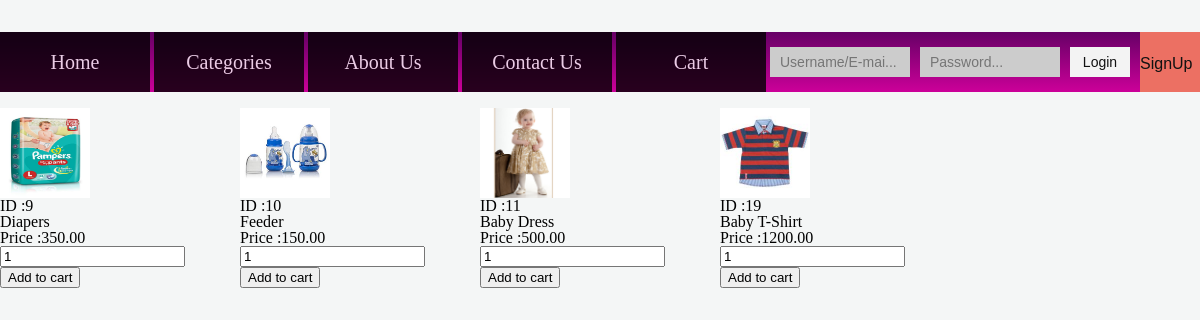
Screenshot of /buybuzz/cata_kids.php with the database file from the repository.
### tables this page shows
CREATE TABLE `products` (
  `p_id` int(11) NOT NULL,
  `p_name` varchar(100) NOT NULL,
  `p_price` decimal(6,2) DEFAULT NULL,
  `p_img` varchar(500) DEFAULT NULL,
  `p_quantity` int(3) DEFAULT NULL,
  `cate_id` varchar(3) DEFAULT NULL
);

### buybuzz/cata_kids.php (the view, shortened to what this page needs)
<?php
 require 'header.php';
?>
<?php
 $sql2 = "SELECT* from products where cate_id='3' order by p_id asc";
 $result2 = mysqli_query($connection, $sql2);
 $resultCheck2 = mysqli_num_rows($result2);
 ?>
<?php
for($i=1;$i<=$resultCheck2;$i++)
{
    $row1= mysqli_fetch_assoc($result2);
?>
			<div class="column">
				<br height="2px">
				<form method="post" action="cata_kids.php?action=add&id=<?php echo $row1['p_id'] ?>">
					<img height="90" width="90" src="img/<?php echo $row1['p_img']?>" title="<?php echo $row1['p_name']?>">
					<br><?php echo 'ID :'; echo $row1['p_id']?>
					<br><?php echo $row1['p_name']?>
					<br><?php echo 'Price :'; echo $row1['p_price']?>
					<br><input type="text" name="quantity" value="1" />
					<br>
					<input type="submit" name="add_to_cart" value="Add to cart" />
				</form>
					<br><br>
			</div>
<?php
}
?>

### buybuzz/style.css (style rules this page uses)
html, body, div, span, object, iframe, h1, h2, h3, h4, h5, h6, p, blockquote, pre, abbr, address, cite, code, del, dfn, em, img, ins, kbd, q, samp, small, strong, sub, sup, var, b, i, dl, dt, dd, ol, ul, li, fieldset, form, label, legend, table, caption, tbody, tfoot, thead, tr, th, td, article, aside, canvas, details, figcaption, figure, footer, header, hgroup, menu, nav, section, summary, time, mark, audio, video { margin:0; padding:0; border:0; outline:0; font-size:100%; vertical-align:baseline; background:transparent; }
body { line-height:1; }
html, body { height: 100%; width: 100%; }
input, select { vertical-align:middle; }
body { background-color: #F4F6F6; }
.column { float: left; width: 20%; }

### rows the page displays
products: p_img (picture), p_id "9", p_name "Diapers", p_price "350.00"
products: p_img (picture), p_id "10", p_name "Feeder", p_price "150.00"
products: p_img (picture), p_id "11", p_name "Baby Dress", p_price "500.00"
products: p_img (picture), p_id "19", p_name "Baby T-Shirt", p_price "1200.00"
